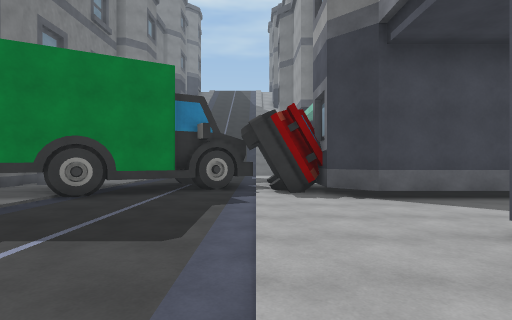
view 1 (above)

24 first-person views from a walk through a Unity game level. The camera is 1.4 m above the floor, looks level and sees 80° across. The floor is counted in squares, 2 m on a side. Each view is taken from the middle of a square. On the plan, view 1 faces up. The plan holds only what a view shows up to about 10 squares ahead; the rest is blank. The place goes on beyond the plan. The player character is not drawn. Door leaves are left out, so doorways stand open. Surface patterns are stand-ins for the level's own textures.

view 2
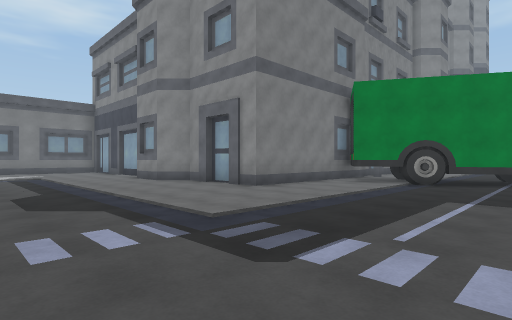

view 3
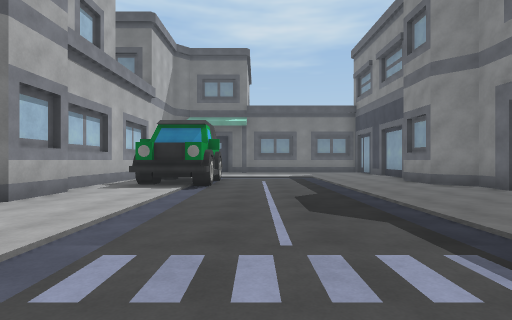

view 4
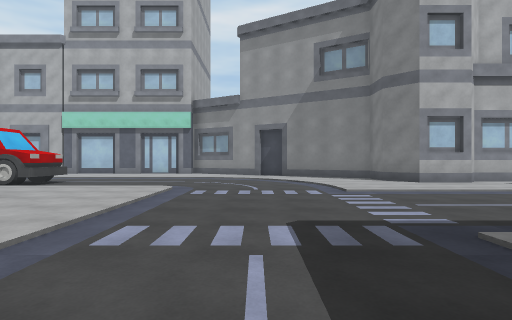

view 5
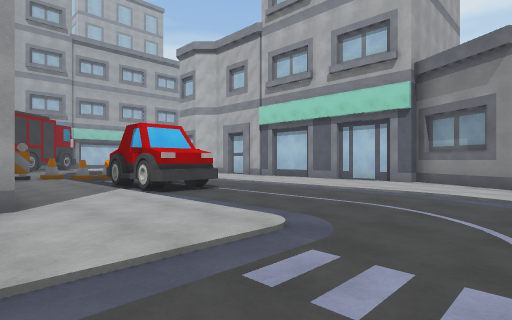

view 6
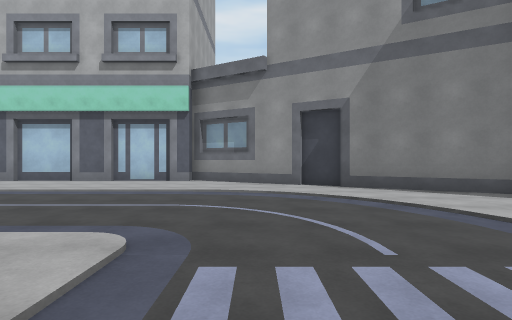

view 7
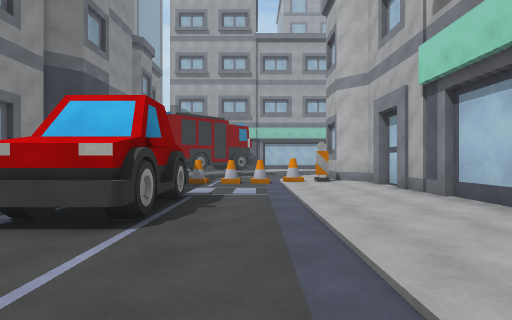

view 8
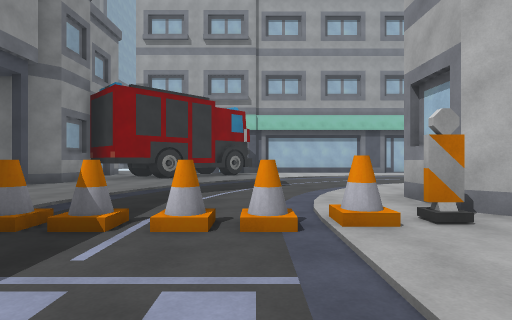

view 9
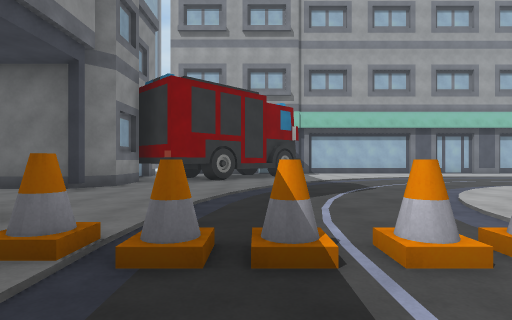

view 10
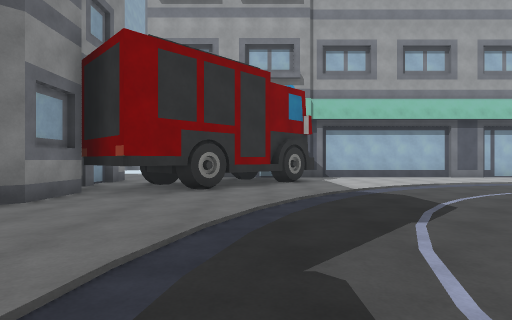

view 11
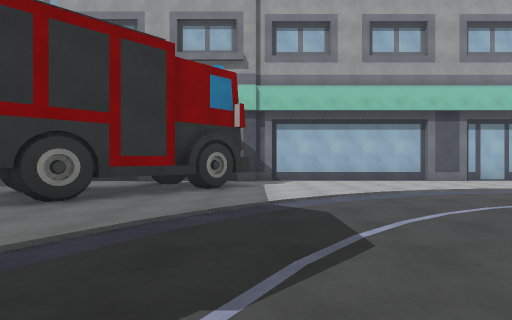

view 12
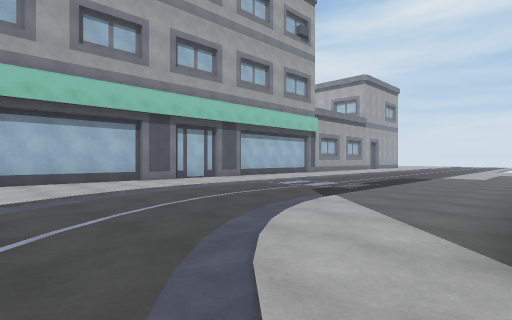

view 13
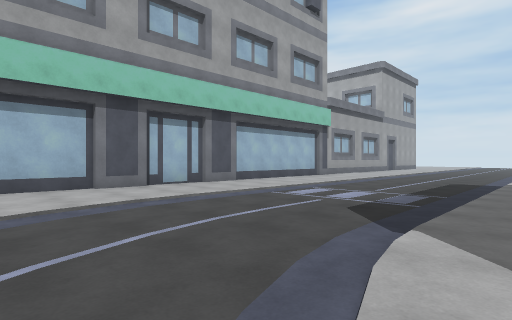

view 14
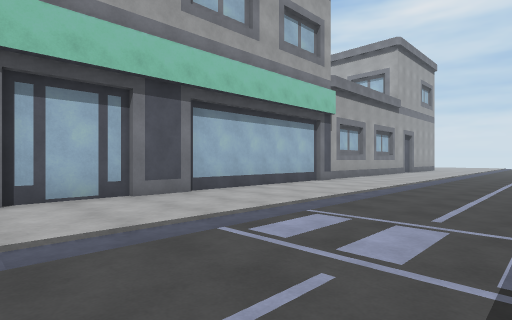

view 15
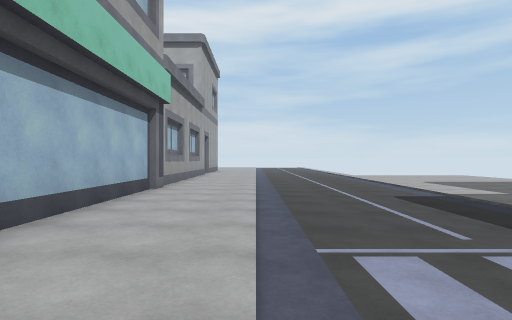

view 16
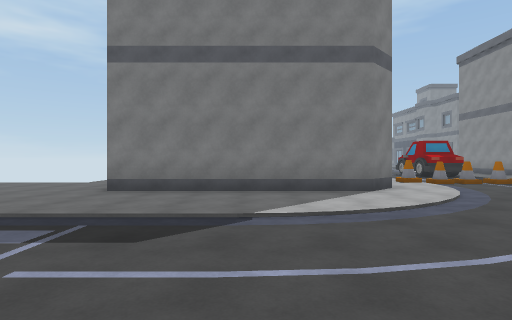

view 17
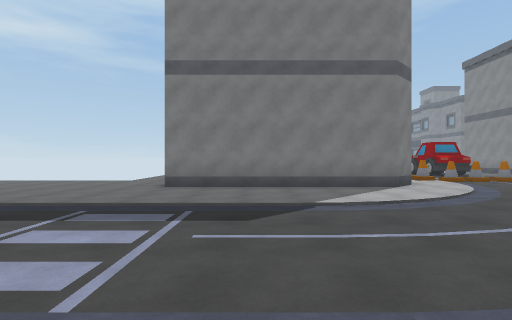

view 18
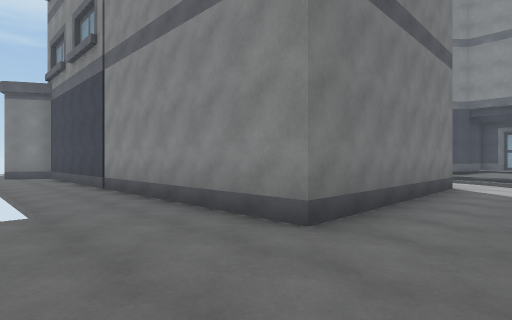

view 19
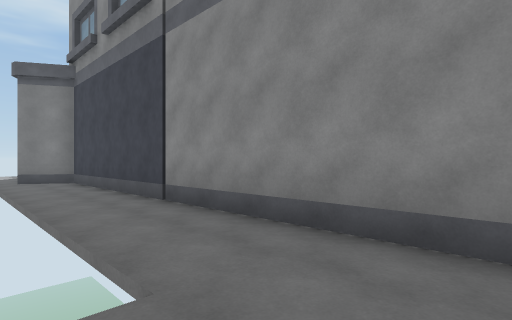

view 20
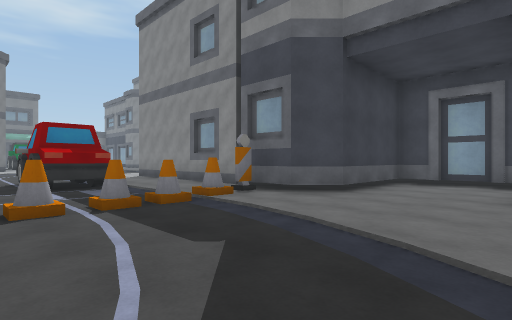

view 21
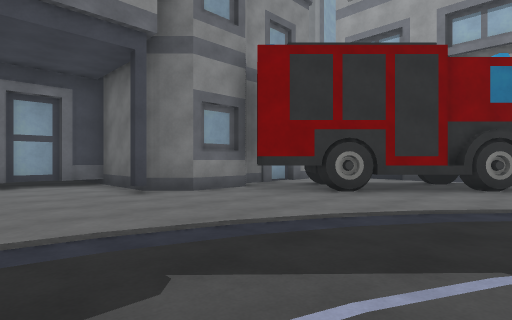

view 22
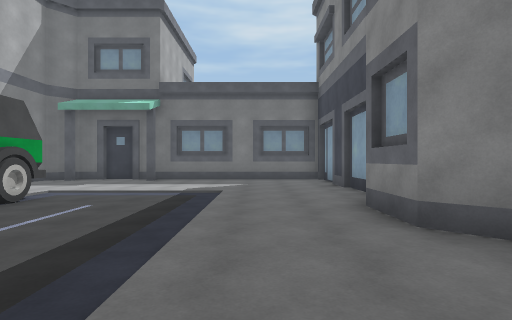

view 23
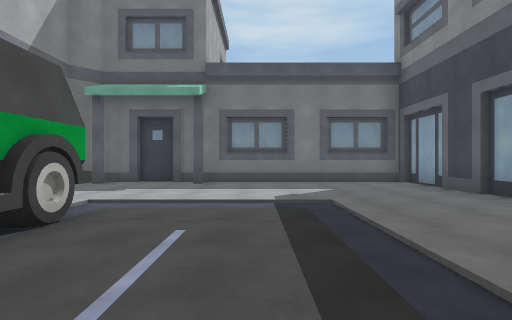

view 24
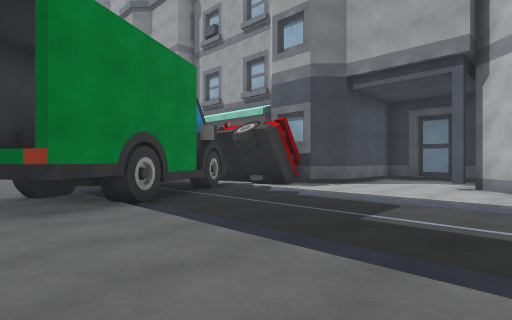

### Floor plan
Key: @ floor where view 1 was taken; # wall or solid block; . floor; D open door; W wheel; B building; O other object.
Columns run from 18 left of view 1 to 23 right of it. Each row starts with its distance up from view 1.
  7              D###W.O#
  6            #DDW.....####
  5            #...........B
  4            #............
  3         ####........#..#
  2 B.....#B#............#
  1 #...................B
  0 #.................@           ####
 -1 #...................          #..#
 -2 #....................         #..#
 -3 #....................#  #### ##..#######
 -4 #......W....................B#.....##W..B
 -5 ..... W##...................O......##  .B
 -6 #...   W#.............OOOO..O.......W  W
 -7 ##    ######..........OO#O..O........###B
 -8            ##...............O.........W#B
 -9             #...............O............#
-10             ###.............O............#
-11               ###...........#............#
-12                 ##B..........###.........#
-13                  ###########   #.........#
-14                                #.........#
-15                                #.........#
-16                                #.........#
-17                          B     #.........#
-18                    ######B######.........#
-19                    #.....................#
-20                    ......................#
-21                              ............#
-22                              ............#
-23                              ............#
-24                                ..........#
-25                                ..........#
-26                                ..........B
-27                                     ..

Positions as (right, up) in squares from view 1, and headings:
1: (0, 0), facing up
2: (-1, -3), facing up-left
3: (-2, -3), facing left
4: (-2, 2), facing down
5: (-2, -3), facing down-right
6: (-1, -3), facing down
7: (1, -9), facing right
8: (7, -9), facing right
9: (8, -7), facing right
10: (11, -7), facing right
11: (13, -9), facing right
12: (13, -10), facing down-right
13: (15, -12), facing down-right
14: (17, -15), facing down-right
15: (20, -16), facing down
16: (20, -15), facing left
17: (21, -16), facing left
18: (15, -21), facing up-left
19: (12, -21), facing up-left
20: (15, -9), facing up-left
21: (12, -9), facing up-right
22: (-7, 0), facing left
23: (-9, -2), facing left
24: (-6, 1), facing up-right
